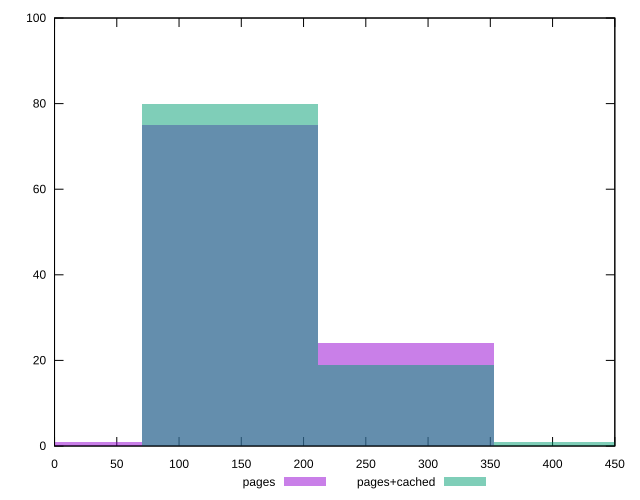

gnuplot code for this plot:
reset

$pages <<EOF
0 1
141.21964768678214 75
282.4392953735643 24
EOF

$pagesCached <<EOF
141.21964768678214 80
282.4392953735643 19
423.6589430603464 1
EOF

set key outside below
set boxwidth 141.21964768678214
set xrange [0:450]
set yrange [0:100]
set trange [0:100]
set style fill transparent solid 0.5 noborder
set terminal svg size 640, 500 enhanced background rgb 'white'
set output "report_00016_2021-02-10T13-31-48.338Z/offscreen-images/comparison/histogram/0_vs_1.svg"

plot $pages title "pages" with boxes, \
     $pagesCached title "pages+cached" with boxes

reset
